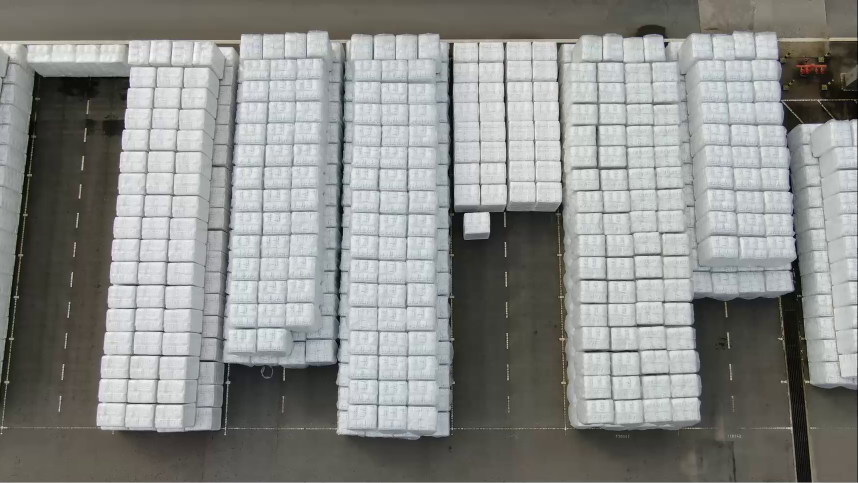
#> input picture GroundupAI_Interview/box_counting.png, 1716 x 966 px, found by its file name (shown at 1/2 size)
$ jupyter execute CountingBoxesUsingDroneImages.ipynb
#> lines starting #> are read from the running program, lines starting #| are printed output that depends on the picture; after the words box and inside, x2 and y2 are one past the last pixel; in counts of white or black regions, pixels touching at a corner belong together; long printed decimals are rounded
<a href="https://colab.research.google.com/github/krishna-py/dl-projects/blob/main/CountingBoxesUsingDroneImages.ipynb" target="_parent"></a>

# Counting Boxes using images captured from a drone flying overhead.

**Overview**:

In the current image, there are 7 "fully visible" staging areas, which I named A to G. The total number of visible top boxes in each staging area are 4, 52, 42, 52, 33, 68, 31 from A-G respectively. Two approaches using computer vision that can help with estimating the number of boxes in the current image are described below.

**Approach 1**:

Do a **color classification**, i.e. distinguish between warehouse floor vs boxes, estimate the area of floor covered by the boxes assuming the average size of each box. This method works for this image as the boxes look to be very similar in size and in how they are laid out. For more advanced usage, to handle lots of different scenarios like lighting, height of drone, camera intrinsics, etc, a model can be trained to perform **segment** the area occupied by boxes in each image. After segmentation, using the ratio of predicted foreground (object) area to background area, we can accurately estimate the total visible boxes by assuming the average size of visible boxes.

**Approach 2**:

Train an **object detector**. The object detector will be trained on identifying individual boxes from each image, which can be used to handle counting. Techniques like zero-shot detection can be used to improve the object detector performance on unseen objects.

### **I will demonstrate the first approach here.**

## Loading and Analzing the Image

[cell 1]
import matplotlib.pyplot as plt
import cv2
import numpy as np

[cell 2]
im = cv2.cvtColor(cv2.imread('box_counting.png'), cv2.COLOR_BGR2RGB)
print(im.shape)
#| (966, 1716, 3)
plt.figure(figsize=(12, 6))
plt.imshow(im)
plt.show()

plt.figure(figsize=(12, 6))
color = ('r','g','b')
for i,col in enumerate(color):
    histr = cv2.calcHist([im],[i],None,[256],[0,256])
    plt.plot(histr,color = col)
    plt.xlim([0,256])
plt.show()
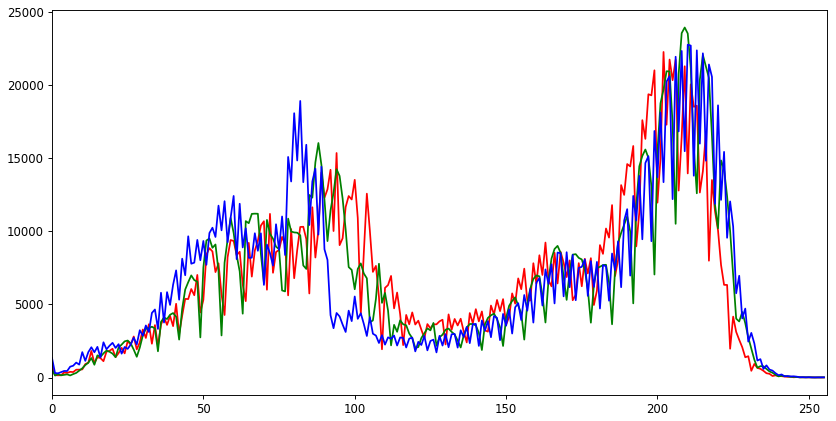
#> figure drawn by matplotlib, 1 panel; curve peaks at x = 202, y = 22255; curve peaks at x = 209, y = 23928; curve peaks at x = 210, y = 22755

[cell 3]
im2 = cv2.cvtColor(im, cv2.COLOR_RGB2HSV)
#> im2: shape (966, 1716, 3); mean H, S, V 65.2, 20.6, 142.9
plt.figure(figsize=(12, 6))
plt.imshow(im2[..., 0], cmap='hsv')
plt.colorbar()
plt.show()
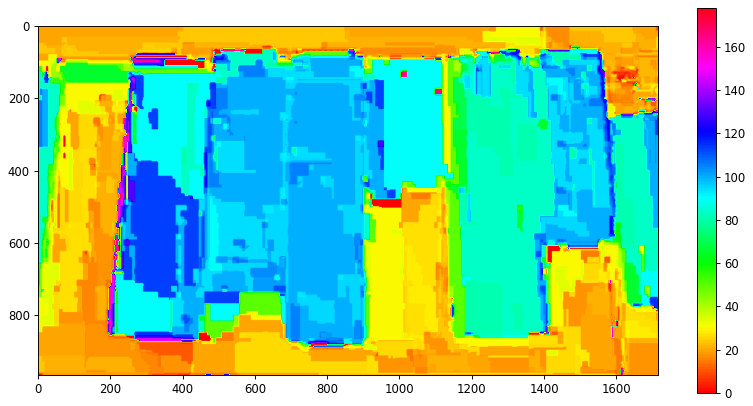
#> figure drawn by matplotlib, 2 panels

plt.figure('hue', figsize=(12, 6))
plt.title('Hue')
histr = cv2.calcHist([im2[..., 0]],[0],None,[180],[0,180])
#> histr = 180 values, max 259817 at index 100, min 0 at index 47, mean 9209.2
plt.plot(histr,color = 'r')
plt.xlim([0,180])
plt.show()
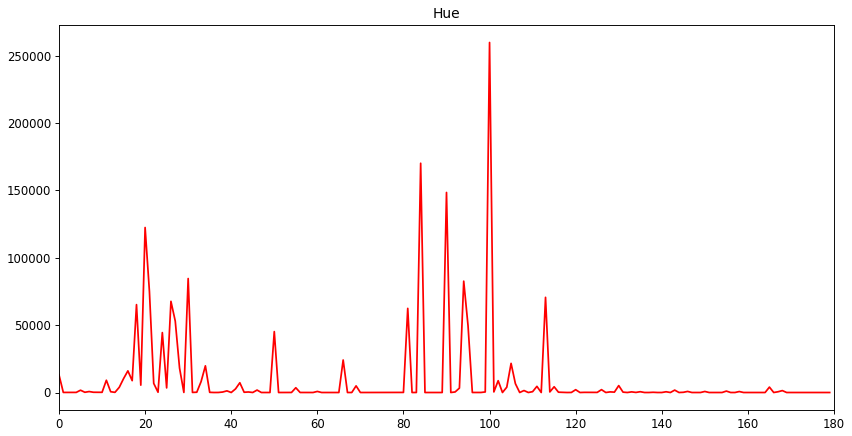
#> figure drawn by matplotlib, 1 panel; curve peaks at x = 100, y = 259817

From the above Hue map and histogram, we can see that the image mainly consists of two features, centered around hue ~ 20 +- 15  which is most of the visible floor, and centered around hue ~ 100 +- 20

## Segmenting the Image with Binarization.

[cell 4]
tv, bin_h = cv2.threshold(im2[..., 0].copy(), 0, 255, cv2.THRESH_BINARY | cv2.THRESH_OTSU)
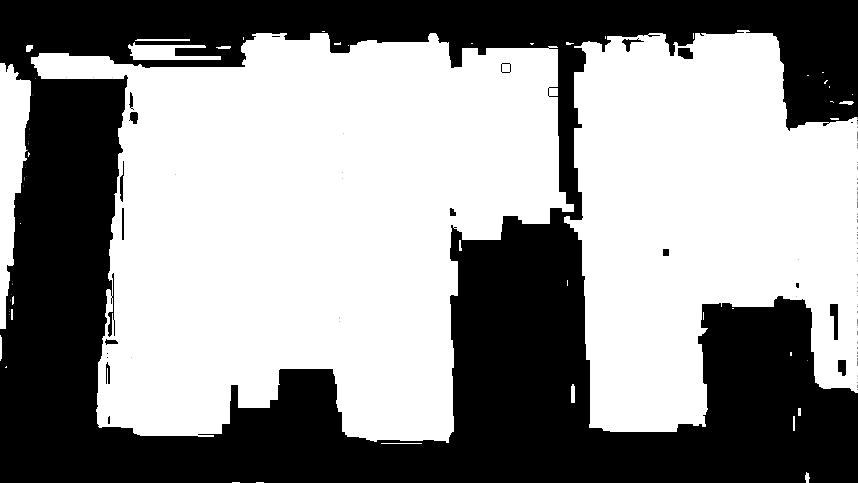
#> bin_h: shape (966, 1716) (shown at 1/2 size); 57.6% white; 92 black regions (75 under 20 px), largest, box (x1, y1, x2, y2) and area: (0, 0, 1716, 966) 698415, (1660, 608, 1676, 680) 768, (1356, 96, 1386, 118) 556
#> tv = 57
plt.figure(figsize=(12, 6))
plt.title('Thresholding with OTSU')
plt.imshow(bin_h, cmap='gray')
plt.show()

[cell 5]
total_fg = np.count_nonzero(bin_h)
#> total_fg = 954715
print('Area of boxes detected:', total_fg)
#| Area of boxes detected: 954715
print('Total Image Area:', np.prod(bin_h.shape))
#| Total Image Area: 1657656
print('% area occupied by boxes:', total_fg*100/np.prod(bin_h.shape))
#| % area occupied by boxes: 57.594

To estimate the number of boxes, I am taking a sample from the center of image. With box starting at (237,306) with width & height of 1361, 108 respectively, I measured the number of boxes in this area to be 41.5.

[cell 6]
# Mean area occupied by a box
total_area_sampled = 1361*108
counted_boxes = 41.5
mean_area_per_box = total_area_sampled/counted_boxes
print(f'Mean area per box {mean_area_per_box:0.2f}')

Randomly sampling 2 boxes from each lane, the median box area is ~3000.

[cell 7]
print('Estimated Boxes in the visible image (box density):', total_fg/mean_area_per_box)
#| Estimated Boxes in the visible image (box density): 269.550
print('Estimated Boxes in the visible image (random sampling):', total_fg/3000)
#| Estimated Boxes in the visible image (random sampling): 318.238
print('Manually counting the available boxes in lanes A-G:', 282)

$ run again, with GroundupAI_Interview/spill_oil.jpg saved as GroundupAI_Interview/box_counting.png
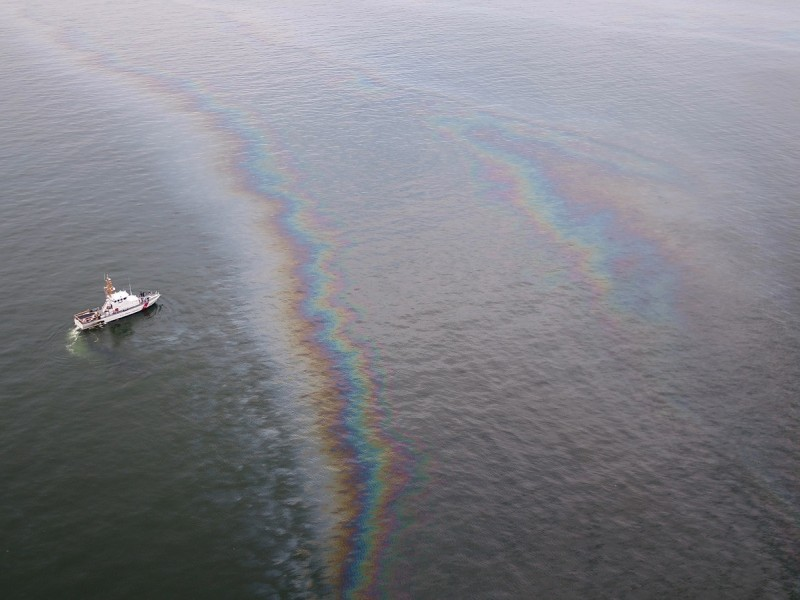
#> input picture GroundupAI_Interview/spill_oil.jpg, 800 x 600 px, found by its file name
#| (600, 800, 3)
#> im2: shape (600, 800, 3); mean H, S, V 111.9, 19.9, 135.5
#> `plt.show()`:
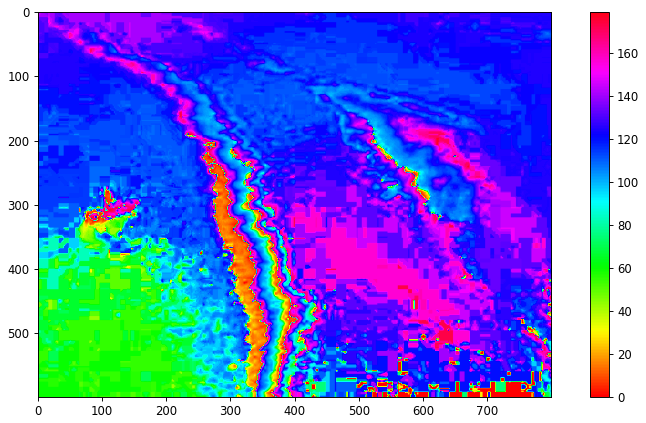
#> figure drawn by matplotlib, 2 panels
#> histr = 180 values, max 31706 at index 120, min 0 at index 31, mean 2666.7
#> `tv, bin_h = cv2.threshold(im2[..., 0].copy(), 0, 255, cv2.THRESH_BINAR..`:
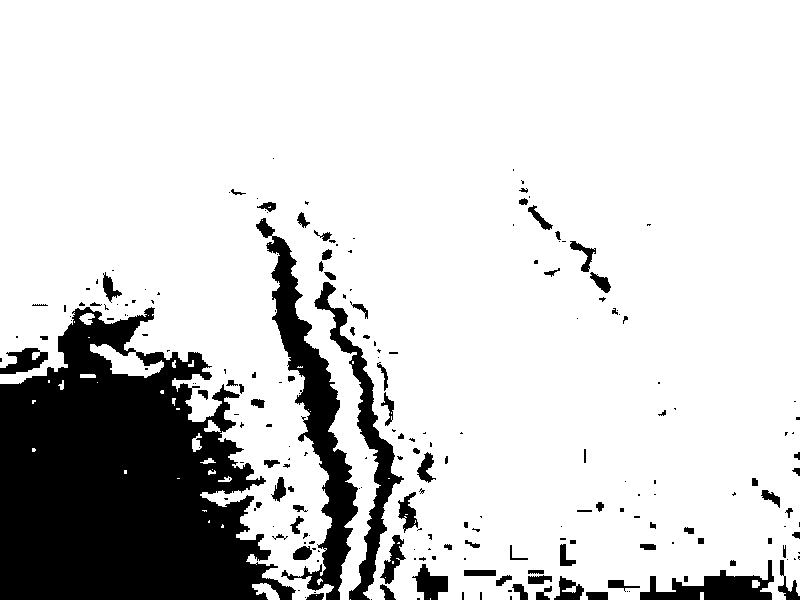
#> bin_h: shape (600, 800); 82.6% white; 217 black regions (130 under 20 px), largest, box (x1, y1, x2, y2) and area: (0, 307, 296, 600) 57205, (256, 218, 358, 600) 9604, (314, 282, 404, 600) 4587
#> tv = 88
#> total_fg = 396438
#| Area of boxes detected: 396438
#| Total Image Area: 480000
#| % area occupied by boxes: 82.591
#| Estimated Boxes in the visible image (box density): 111.929
#| Estimated Boxes in the visible image (random sampling): 132.146
